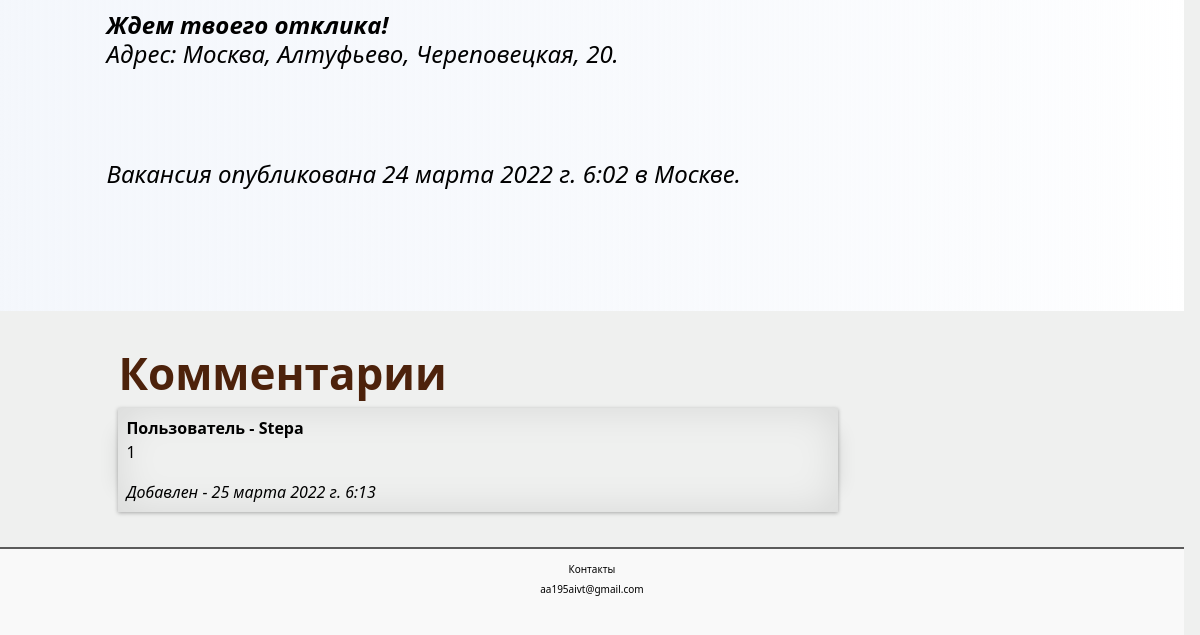
The page /job/2 (lower part) on the database as committed earlier.
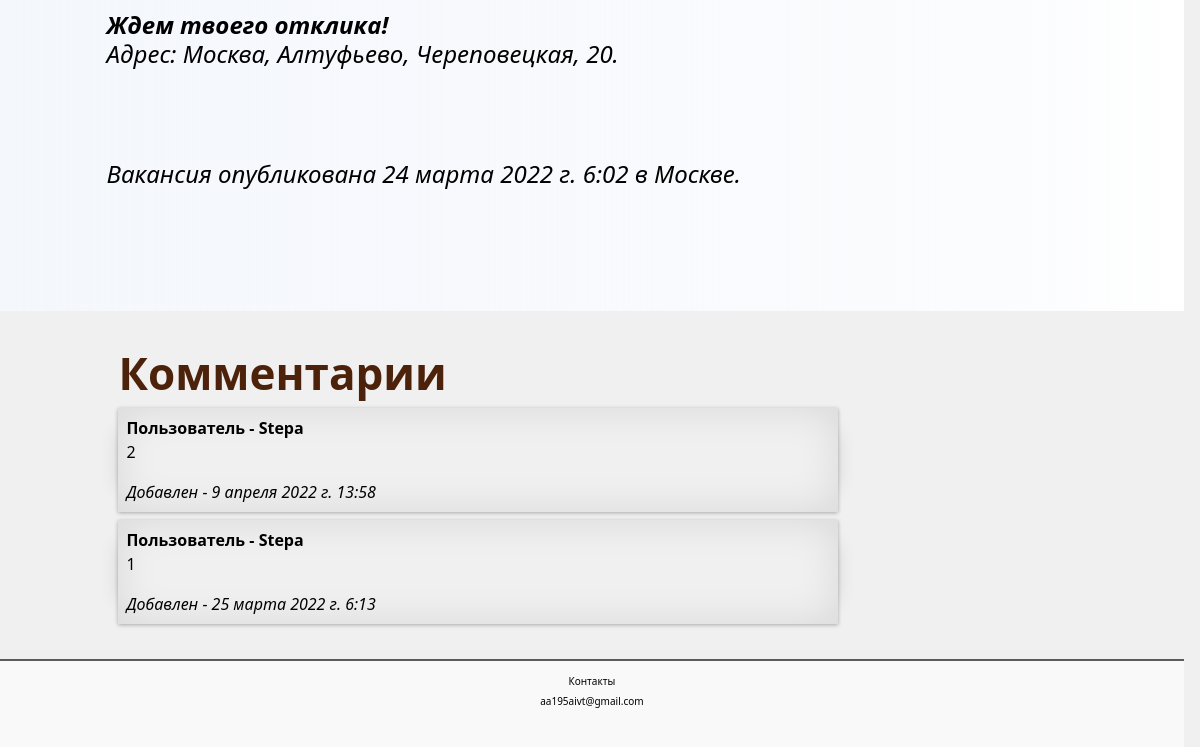
The same page on the database as committed later.
### job/models.py (models this page shows, shortened)
class Comment_job(models.Model):
    post = models.ForeignKey(Job, related_name='comments', on_delete=models.CASCADE)
    name = models.CharField(max_length=80)
    email = models.EmailField()
    body = models.TextField()
    created = models.DateTimeField(auto_now_add=True)
    updated = models.DateTimeField(auto_now=True)
    active = models.BooleanField(default=True)
    class Meta:
        ordering = ('created',)

### job/views.py (the view)
# urls.py: path('<int:pk>', views.job_detail, name="job_detail"),
def job_detail(request, pk):
    form = CommentForm()
    job = get_object_or_404(Job, id=pk)
    comments = Comment_job.objects.filter(post=pk)
    if request.method == 'POST':
        f = CommentForm(request.POST)
        if f.is_valid():
            comm = f.save(commit=False)
            comm.post = job
            comm.save()
    return render(request, 'job/detail_view.html', {'job': job, 'comments': comments, 'form': form})

### job/templates/job/detail_view.html (shortened to what this page needs)
{% extends 'main/layout.html' %}
{% block content %}
    <div class="bl9 block_vac">
               {{ job.full_text |safe }}
           <p><i>Вакансия опубликована {{ job.post_date }} в Москве.</i></p>
    </div>
    <div class="comments">
        <h1>Комментарии</h1>
        {% for comment in comments reversed %}
            <div class="com">
              <b>Пользователь - {{ comment.name }}</b><br>
              <p>{{ comment.body }} </p>
              <i>Добавлен - {{ comment.created }}</i><br>
            </div>
        {% endfor %}
    </div>
{% endblock %}

Rows that differ between the two databases and show on the page:
added Comment_job: name "Stepa", body "2", created "9 апреля 2022 г. 13:58"
